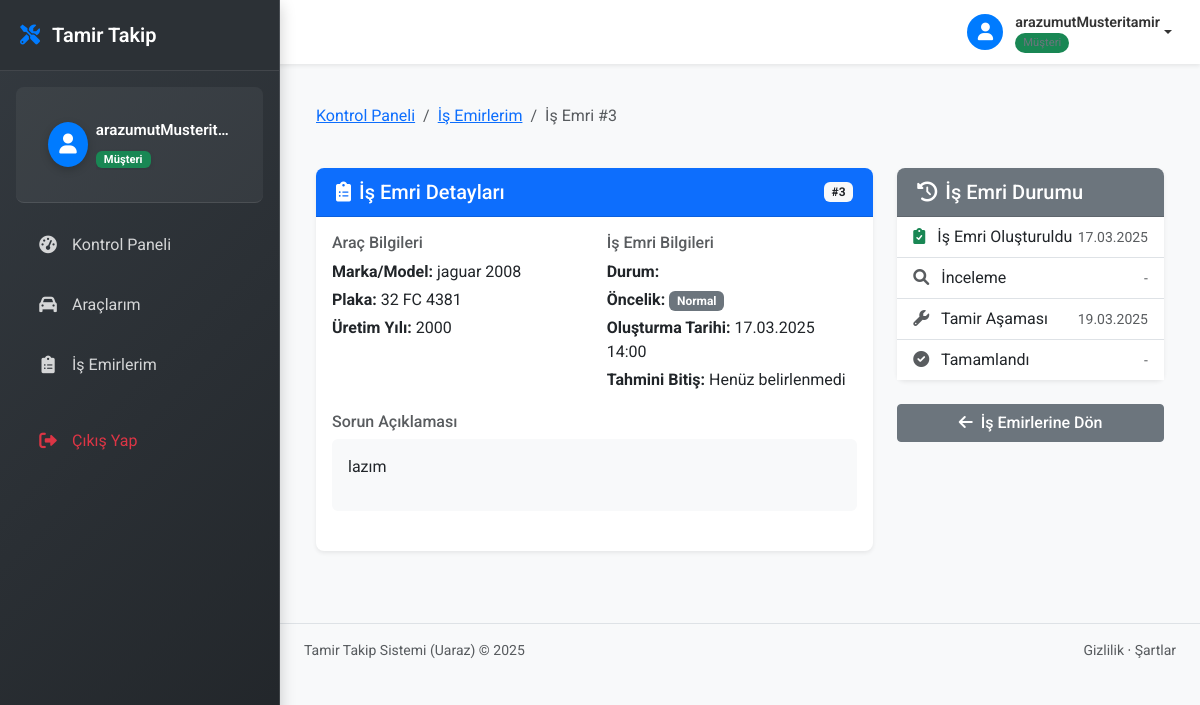
Screenshot of /musteri-isemri/3/ (signed in) with the database file from the repository.
### core/models.py (models this page shows, shortened)
class IsEmri(models.Model):
    DURUM_SECENEKLERI = [
        ('beklemede', 'Beklemede'),
        ('inceleniyor', 'İnceleniyor'),
        ('tamirde', 'Tamirde'),
        ('tamamlandi', 'Tamamlandı'),
    ]
    ONCELIK_SECENEKLERI = [
        ('normal', 'Normal'),
        ('yuksek', 'Yüksek'),
        ('acil', 'Acil'),
    ]
    arac = models.ForeignKey(Arac, on_delete=models.CASCADE, related_name='is_emirleri')
    aciklama = models.TextField()
    durum = models.CharField(max_length=20, choices=DURUM_SECENEKLERI, default='beklemede')
    oncelik = models.CharField(max_length=10, choices=ONCELIK_SECENEKLERI, default='normal')
    teknisyen = models.ForeignKey(User, on_delete=models.SET_NULL, null=True, blank=True)
    baslama_tarihi = models.DateTimeField(
        verbose_name="Başlama Tarihi",
        default=timezone.now
    )
    bitis_tarihi = models.DateTimeField(null=True, blank=True, verbose_name="Bitiş Tarihi")
    olusturma_tarihi = models.DateTimeField(auto_now_add=True, verbose_name="Oluşturma Tarihi")
    yapilan_islemler = models.TextField(blank=True, verbose_name="Yapılan İşlemler")
    kullanilan_parcalar = models.TextField(blank=True, verbose_name="Kullanılan Parçalar")
    toplam_maliyet = models.DecimalField(max_digits=10, decimal_places=2, default=0, verbose_name="Toplam Maliyet")
    kilometre = models.IntegerField(null=True, blank=True, verbose_name="Kilometre")
    notlar = models.TextField(blank=True, verbose_name="Notlar")
    class Meta:
        ordering = ['-baslama_tarihi']
        verbose_name = "İş Emri"
        verbose_name_plural = "İş Emirleri"

class Arac(models.Model):
    musteri = models.ForeignKey(Musteri, on_delete=models.CASCADE)
    marka = models.CharField(max_length=100)
    model = models.CharField(max_length=100)
    plaka = models.CharField(max_length=20, unique=True)
    uretim_yili = models.IntegerField()
    uretim_yili = models.IntegerField(default=2000)

### core/views.py (the view)
# urls.py: path('musteri-isemri/<int:isemri_id>/', views.musteri_isemri_detay, name='musteri_isemri_detay'),
@login_required
def musteri_isemri_detay(request, isemri_id):
    if request.user.profile.user_type != 'musteri':
        messages.error(request, 'Bu sayfaya erişim izniniz bulunmamaktadır.')
        return redirect('home')
    try:
        musteri = Musteri.objects.get(user=request.user)
        isemri = IsEmri.objects.get(id=isemri_id, arac__musteri=musteri)
        islemler = IsEmriIslem.objects.filter(isemri=isemri).order_by('tarih')
    except Musteri.DoesNotExist:
        messages.error(request, 'Müşteri kaydınız bulunamadı.')
        return redirect('musteri_portal')
    except IsEmri.DoesNotExist:
        messages.error(request, 'İş emri bulunamadı veya bu iş emrine erişim izniniz yok.')
        return redirect('musteri_isemri_list')
    return render(request, 'core/musteri_isemri_detay.html', {
        'isemri': isemri,
        'islemler': islemler
    })

### core/templates/core/musteri_isemri_detay.html (shortened to what this page needs)
{% extends 'core/base.html' %}
{% load static %}
{% block content %}
<div class="container py-4">
    <div class="row mb-4">
        <div class="col-12">
            <nav aria-label="breadcrumb">
                <ol class="breadcrumb">
                    <li class="breadcrumb-item"><a href="{% url 'musteri_portal' %}">Kontrol Paneli</a></li>
                    <li class="breadcrumb-item"><a href="{% url 'musteri_isemri_list' %}">İş Emirlerim</a></li>
                    <li class="breadcrumb-item active" aria-current="page">İş Emri #{{ isemri.id }}</li>
                </ol>
            </nav>
        </div>
    </div>
    <div class="row">
        <div class="col-md-8">
            <div class="card shadow-sm mb-4">
                <div class="card-header bg-primary text-white d-flex justify-content-between align-items-center">
                    <h5 class="mb-0">
                        <i class="fas fa-clipboard-list me-2"></i>İş Emri Detayları
                    </h5>
                    <span class="badge bg-light text-dark">#{{ isemri.id }}</span>
                </div>
                <div class="card-body">
                    <div class="row">
                        <div class="col-md-6 mb-3">
                            <h6 class="text-muted">Araç Bilgileri</h6>
                            <p class="mb-1"><strong>Marka/Model:</strong> {{ isemri.arac.marka }} {{ isemri.arac.model }}</p>
                            <p class="mb-1"><strong>Plaka:</strong> {{ isemri.arac.plaka }}</p>
                            <p class="mb-1"><strong>Üretim Yılı:</strong> {{ isemri.arac.uretim_yili }}</p>
                        </div>
                        <div class="col-md-6 mb-3">
                            <h6 class="text-muted">İş Emri Bilgileri</h6>
                            <p class="mb-1"><strong>Durum:</strong>
                            </p>
                            <p class="mb-1"><strong>Öncelik:</strong>
                                {% if isemri.oncelik == 'normal' %}
                                <span class="badge bg-secondary">Normal</span>
                                {% elif isemri.oncelik == 'yuksek' %}
                                <span class="badge bg-warning">Yüksek</span>
                                {% elif isemri.oncelik == 'acil' %}
                                <span class="badge bg-danger">Acil</span>
                                {% endif %}
                            </p>
                            <p class="mb-1"><strong>Oluşturma Tarihi:</strong> {{ isemri.olusturma_tarihi|date:"d.m.Y H:i" }}</p>
                            <p class="mb-1"><strong>Tahmini Bitiş:</strong> {{ isemri.tahmini_bitis_tarihi|date:"d.m.Y"|default:"Henüz belirlenmedi" }}</p>
                        </div>
                    </div>
                    <div class="mb-4">
                        <h6 class="text-muted">Sorun Açıklaması</h6>
                        <div class="p-3 bg-light rounded">
                            {{ isemri.aciklama|linebreaks }}
                        </div>
                    </div>
                </div>
            </div>
        </div>
        <div class="col-md-4">
            <div class="card shadow-sm mb-4">
                <div class="card-header bg-secondary text-white">
                    <h5 class="mb-0">
                        <i class="fas fa-history me-2"></i>İş Emri Durumu
                    </h5>
                </div>
                <div class="card-body p-0">
                    <div class="list-group list-group-flush">
                        <div class="list-group-item d-flex justify-content-between align-items-center">
                            <div>
                                <i class="fas fa-clipboard-check me-2 text-success"></i>
                                <span>İş Emri Oluşturuldu</span>
                            </div>
                            <small class="text-muted">{{ isemri.olusturma_tarihi|date:"d.m.Y" }}</small>
                        </div>
                        <div class="list-group-item d-flex justify-content-between align-items-center">
                            <div>
                                <i class="fas fa-search me-2 {% if isemri.durum == 'beklemede' or isemri.durum == 'devam_ediyor' or isemri.durum == 'tamamlandi' %}text-success{% else %}text-muted{% endif %}"></i>
                                <span>İnceleme</span>
                            </div>
                            <small class="text-muted">{% if isemri.inceleme_tarihi %}{{ isemri.inceleme_tarihi|date:"d.m.Y" }}{% else %}-{% endif %}</small>
                        </div>
                        <div class="list-group-item d-flex justify-content-between align-items-center">
                            <div>
                                <i class="fas fa-wrench me-2 {% if isemri.durum == 'devam_ediyor' or isemri.durum == 'tamamlandi' %}text-success{% else %}text-muted{% endif %}"></i>
                                <span>Tamir Aşaması</span>
                            </div>
                            <small class="text-muted">{% if isemri.baslama_tarihi %}{{ isemri.baslama_tarihi|date:"d.m.Y" }}{% else %}-{% endif %}</small>
                        </div>
                        <div class="list-group-item d-flex justify-content-between align-items-center">
                            <div>
                                <i class="fas fa-check-circle me-2 {% if isemri.durum == 'tamamlandi' %}text-success{% else %}text-muted{% endif %}"></i>
                                <span>Tamamlandı</span>
                            </div>
                            <small class="text-muted">{% if isemri.tamamlanma_tarihi %}{{ isemri.tamamlanma_tarihi|date:"d.m.Y" }}{% else %}-{% endif %}</small>
                        </div>
                    </div>
                </div>
            </div>
            <div class="d-grid gap-2">
                <a href="{% url 'musteri_isemri_list' %}" class="btn btn-secondary">
                    <i class="fas fa-arrow-left me-2"></i>İş Emirlerine Dön
                </a>
            </div>
        </div>
    </div>
</div>
{% endblock %}

### core/templates/core/base.html (shortened to what this page needs)
{% load static %}
<!DOCTYPE html>
<html lang="tr">
<head>
    <link href="https://cdn.jsdelivr.net/npm/bootstrap@5.3.0-alpha1/dist/css/bootstrap.min.css" rel="stylesheet">
    <link rel="stylesheet" href="https://cdnjs.cloudflare.com/ajax/libs/font-awesome/6.0.0/css/all.min.css">
    <link rel="stylesheet" href="{% static 'core/css/style.css' %}">
</head>
<body>
    <div class="sidebar {% if request.user_agent.is_mobile %}collapsed{% endif %}">
        <div class="sidebar-header">
            {% if user.is_authenticated and user.profile.user_type == 'musteri' %}
            <a href="{% url 'musteri_portal' %}" class="sidebar-brand">
            {% else %}
            <a href="{% url 'home' %}" class="sidebar-brand">
            {% endif %}
                <i class="fas fa-tools"></i>
                <span>Tamir Takip</span>
            </a>
        </div>
        <div class="sidebar-content">
            {% if user.is_authenticated %}
            <div class="sidebar-user mb-3">
                <div class="d-flex align-items-center p-3">
                    <div class="sidebar-user-avatar">
                        <i class="fas fa-user"></i>
                    </div>
                    <div class="sidebar-user-details ms-2">
                        <div class="sidebar-user-name">{{ user.username }}</div>
                        <div class="sidebar-user-role">
                            {% if user.profile.user_type == 'tamirci' %}
                            <span class="badge bg-primary">Tamirci</span>
                            {% else %}
                            <span class="badge bg-success">Müşteri</span>
                            {% endif %}
                        </div>
                    </div>
                </div>
            </div>
            {% endif %}
            <ul class="sidebar-nav">
                {% if user.is_authenticated %}
                    {% if user.profile.user_type == 'musteri' %}
                    <li class="sidebar-item">
                        <a href="{% url 'musteri_portal' %}" class="sidebar-link {% if request.path == '/musteri-portal/' %}active{% endif %}">
                            <i class="fas fa-tachometer-alt"></i>
                            <span>Kontrol Paneli</span>
                        </a>
                    </li>
                    <li class="sidebar-item">
                        <a href="{% url 'musteri_arac_list' %}" class="sidebar-link {% if request.path == '/musteri-araclar/' %}active{% endif %}">
                            <i class="fas fa-car"></i>
                            <span>Araçlarım</span>
                        </a>
                    </li>
                    <li class="sidebar-item">
                        <a href="{% url 'musteri_isemri_list' %}" class="sidebar-link {% if request.path == '/musteri-isemirleri/' %}active{% endif %}">
                            <i class="fas fa-clipboard-list"></i>
                            <span>İş Emirlerim</span>
                        </a>
                    </li>
                    {% endif %}
                    <li class="sidebar-item mt-4">
                        <a href="{% url 'logout' %}" class="sidebar-link text-danger">
                            <i class="fas fa-sign-out-alt"></i>
                            <span>Çıkış Yap</span>
                        </a>
                    </li>
                {% endif %}
            </ul>
        </div>
    </div>
    <div class="content-wrapper {% if request.user_agent.is_mobile %}expanded{% endif %}">
        <nav class="navbar navbar-expand-lg navbar-light bg-white fixed-top {% if request.user_agent.is_mobile %}sidebar-collapsed{% endif %}">
            <div class="container-fluid">
                <a class="navbar-brand" href="#">
                    <span class="fw-bold">Tamir Takip Sistemi</span>
                </a>
                <div class="d-flex align-items-center">
                    {% if user.is_authenticated %}
                    <div class="user-menu dropdown">
                        <a href="#" class="dropdown-toggle" id="userDropdown">
                            <div class="user-image">
                                <i class="fas fa-user"></i>
                            </div>
                            <div class="user-info d-none d-sm-flex">
                                <span class="user-name">{{ user.username }}</span>
                                <span class="user-role">
                                    {% if user.profile.user_type == 'tamirci' %}
                                    <span class="user-badge bg-primary">Tamirci</span>
                                    {% else %}
                                    <span class="user-badge bg-success">Müşteri</span>
                                    {% endif %}
                                </span>
                            </div>
                        </a>
                    </div>
                    {% endif %}
                </div>
            </div>
        </nav>
        <main class="py-4">
            <div class="container-fluid px-4">
                {% block content %}{% endblock %}
            </div>
        </main>
        <footer class="bg-light py-3 mt-auto border-top">
            <div class="container-fluid px-4">
                <div class="d-flex align-items-center justify-content-between small">
                    <div class="text-muted">Tamir Takip Sistemi (Uaraz) &copy; 2025</div>
                    <div>
                        <a href="#" class="text-decoration-none text-muted">Gizlilik</a>
                        &middot;
                        <a href="#" class="text-decoration-none text-muted">Şartlar</a>
                    </div>
                </div>
            </div>
        </footer>
    </div>
</body>
</html>

### rows the page displays
IsEmri: id "3", arac.marka "jaguar", arac.model "2008", arac.plaka "32 FC 4381", arac.uretim_yili "2000", olusturma_tarihi "17.03.2025 14:00", aciklama "lazım", olusturma_tarihi "17.03.2025", baslama_tarihi "19.03.2025"

### other values shown
{{ user.username }} "arazumutMusterit…"
{{ user.username }} "arazumutMusteritamir"
{{ isemri.tahmini_bitis_tarihi|date:"d.m.Y"|default:"Henüz belirlenmedi" }} "Henüz belirlenmedi"
